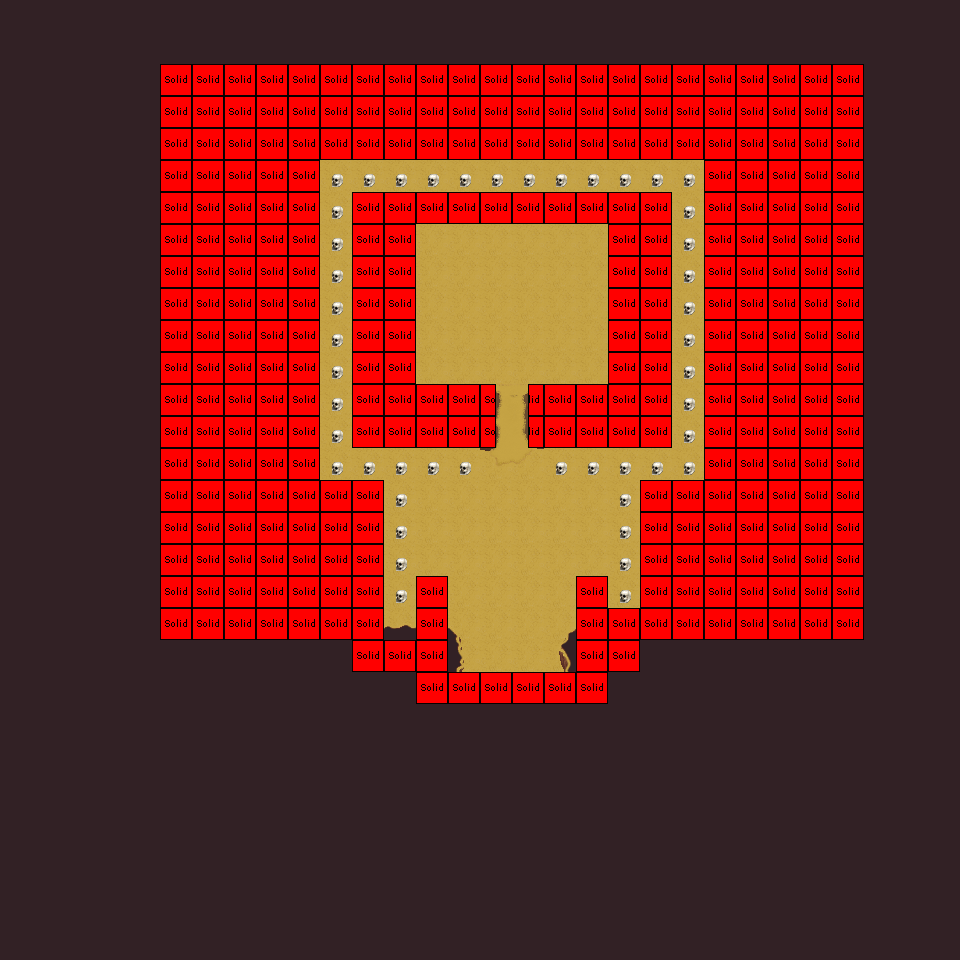

A level layout from a 2D game, rendered from its tile map. Below: a short description, then the map file with tile-grid data replaced by summaries:
An orthogonal 30x30 tile map with 32x32 px tiles, 4 tile layers (Sol, Murs/bordures, Décors, Logic), 2 tilesets and 2 objects (boss, changement).

<map version="1.2" tiledversion="1.3.2" orientation="orthogonal" renderorder="right-down" compressionlevel="0" width="30" height="30" tilewidth="32" tileheight="32" infinite="0" nextlayerid="6" nextobjectid="3">
 <tileset firstgid="1" source="Terrain final.tsx" />
 <tileset firstgid="136" source="logicSolid.tsx" />
 <layer id="1" name="Sol" width="30" height="30">
  <data>[900 cells, 900 non-empty, 2 distinct tile ids]</data>
 </layer>
 <layer id="2" name="Murs/bordures" width="30" height="30">
  <data>[900 cells, 116 non-empty, 16 distinct tile ids]</data>
 </layer>
 <layer id="3" name="Décors" width="30" height="30">
  <data>[900 cells, 226 non-empty, 16 distinct tile ids]</data>
 </layer>
 <layer id="5" name="Logic" width="30" height="30">
  <data>[900 cells, 302 non-empty, 3 distinct tile ids]</data>
 </layer>
 <objectgroup id="4" name="transition" width="30" height="30">
  <object id="1" name="boss" type="boss" x="416" y="228" width="189" height="144">
   <properties>
    <property name="ID" type="int" value="1" />
   </properties>
  </object>
  <object id="2" name="Dj1_RDC_sp" type="changement" x="466" y="629" width="86" height="35">
   <properties>
    <property name="detmap" value="Dj1_RDC_sp" />
    <property name="detx" type="int" value="736" />
    <property name="dety" type="int" value="172" />
   </properties>
  </object>
 </objectgroup>
</map>
